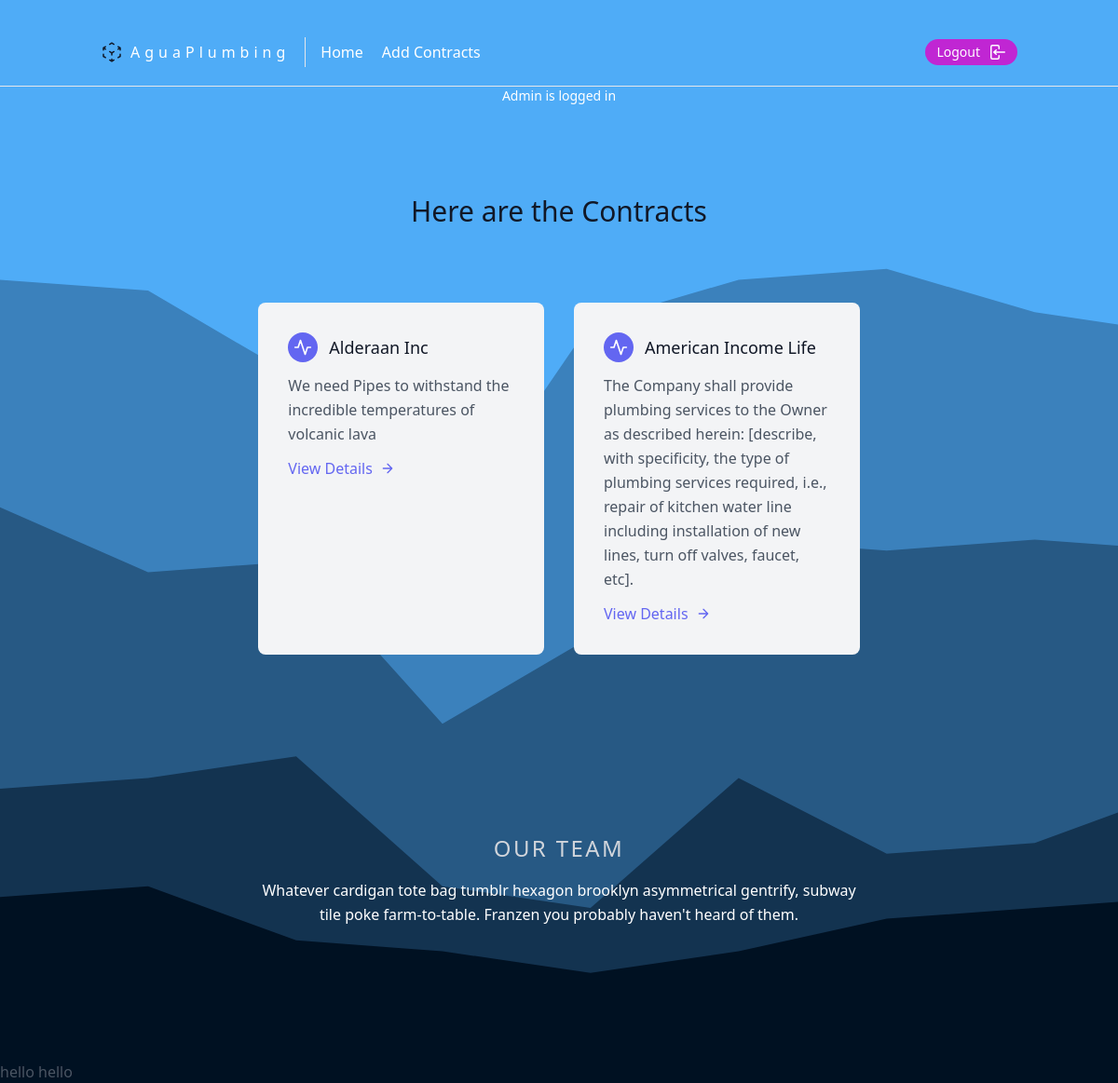
Page / (signed in) on the committed database.
### contracts/models.py (models this page shows, shortened)
class User(AbstractUser):
    pass

class Contract(models.Model):
    full_name = models.CharField(max_length=100, null=True)
    email = models.EmailField(max_length=100, unique=True, null=True)
    phone_number = models.IntegerField()
    address = models.CharField(max_length=100, null=True)
    project_name = models.CharField(max_length=100)
    company_name = models.CharField(max_length=150, null=True)
    description = models.TextField(max_length=250, null=True)
    project_length = models.CharField(max_length=100, null=True)
    contingencies = models.CharField(max_length=100, null=True)
    price = models.IntegerField()
    payment_schedule = models.CharField(max_length=100, null=True)
    permits = models.CharField(max_length=100, null=True)
    updated = models.DateTimeField(auto_now=True)
    created = models.DateTimeField(auto_now_add=True)

### contracts/views.py (the view)
# urls.py: path('', ContractListView.as_view(), name='contract-list'),
class ContractListView(generic.ListView):
    template_name = "contracts.html"
    queryset = Contract.objects.all()
    context_object_name = "contracts"

### contracts/templates/contracts.html (shortened to what this page needs)
{% extends "base.html" %}
{% load static %}
{% block content %}
<section class="text-gray-600 body-font">
  {% if request.user.is_authenticated %}
  <div class="text-center text-white text-sm">
    {{ request.user|title }} is logged in
  </div>
  {% endif %}
  <div class="container px-5 py-24 mx-auto">
    {% if request.user.is_authenticated %}
    <div class="flex flex-col text-center w-full mb-20">
      <h1 class="sm:text-3xl text-2xl font-medium title-font text-gray-900">Here are the Contracts</h1>
    </div>
    <div class="flex justify-center -m-4">
      {% for contract in contracts %}
      <div class="p-4 md:w-1/3">
        <div class="flex rounded-lg h-full bg-gray-100 p-8 flex-col">
          <div class="flex items-center mb-3">
            <div
              class="w-8 h-8 mr-3 inline-flex items-center justify-center rounded-full bg-indigo-500 text-white flex-shrink-0">
              <svg fill="none" stroke="currentColor" stroke-linecap="round" stroke-linejoin="round" stroke-width="2"
                class="w-5 h-5" viewBox="0 0 24 24">
                <path d="M22 12h-4l-3 9L9 3l-3 9H2"></path>
              </svg>
            </div>
            <h2 class="text-gray-900 text-lg title-font font-medium">{{ contract.company_name }}</h2>
          </div>
          <div class="flex-grow">
            <p class="leading-relaxed text-base">{{ contract.description }}</p>
            <a href="{% url 'contracts:contract-detail' contract.pk %}"
              class="mt-3 text-indigo-500 inline-flex items-center">View Details
              <svg fill="none" stroke="currentColor" stroke-linecap="round" stroke-linejoin="round" stroke-width="2"
                class="w-4 h-4 ml-2" viewBox="0 0 24 24">
                <path d="M5 12h14M12 5l7 7-7 7"></path>
              </svg>
            </a>
          </div>
        </div>
      </div>
      {% endfor %}
      {% endif %}
    </div>
  </div>
</section>
<section class="text-gray-600 body-font">
  <div class="container px-5 py-24 mx-auto text-white">
    <div class="flex flex-col text-center w-full mb-20">
      <h1 class="text-2xl font-medium title-font mb-4 text-gray-300 tracking-widest">OUR TEAM</h1>
      <p class="lg:w-2/3 mx-auto leading-relaxed text-base">Whatever cardigan tote bag tumblr hexagon brooklyn
        asymmetrical gentrify, subway tile poke farm-to-table. Franzen you probably haven't heard of them.</p>
    </div>
  </div>
  {% for user in object_list  %}
    hello {{ object_list.first_name }}
  {% endfor %}
</section>
{% endblock content %}

### static/css/styles.css (style rules this page uses)
body { background-image: url(/static/images/background.svg); background-repeat: no-repeat; background-size: cover; }

### rows in the picture
User: user "Admin"
Contract: company_name "Alderaan Inc", description "We need Pipes to withstand the incredible temperatures of volcanic lava"
Contract: company_name "American Income Life", description "The Company shall provide plumbing services to the Owner as described herein: [describe, with specificity, the type of plumbing services required, i.e., repair of kitchen water line including installation of new lines, turn off valves, faucet, etc]."
